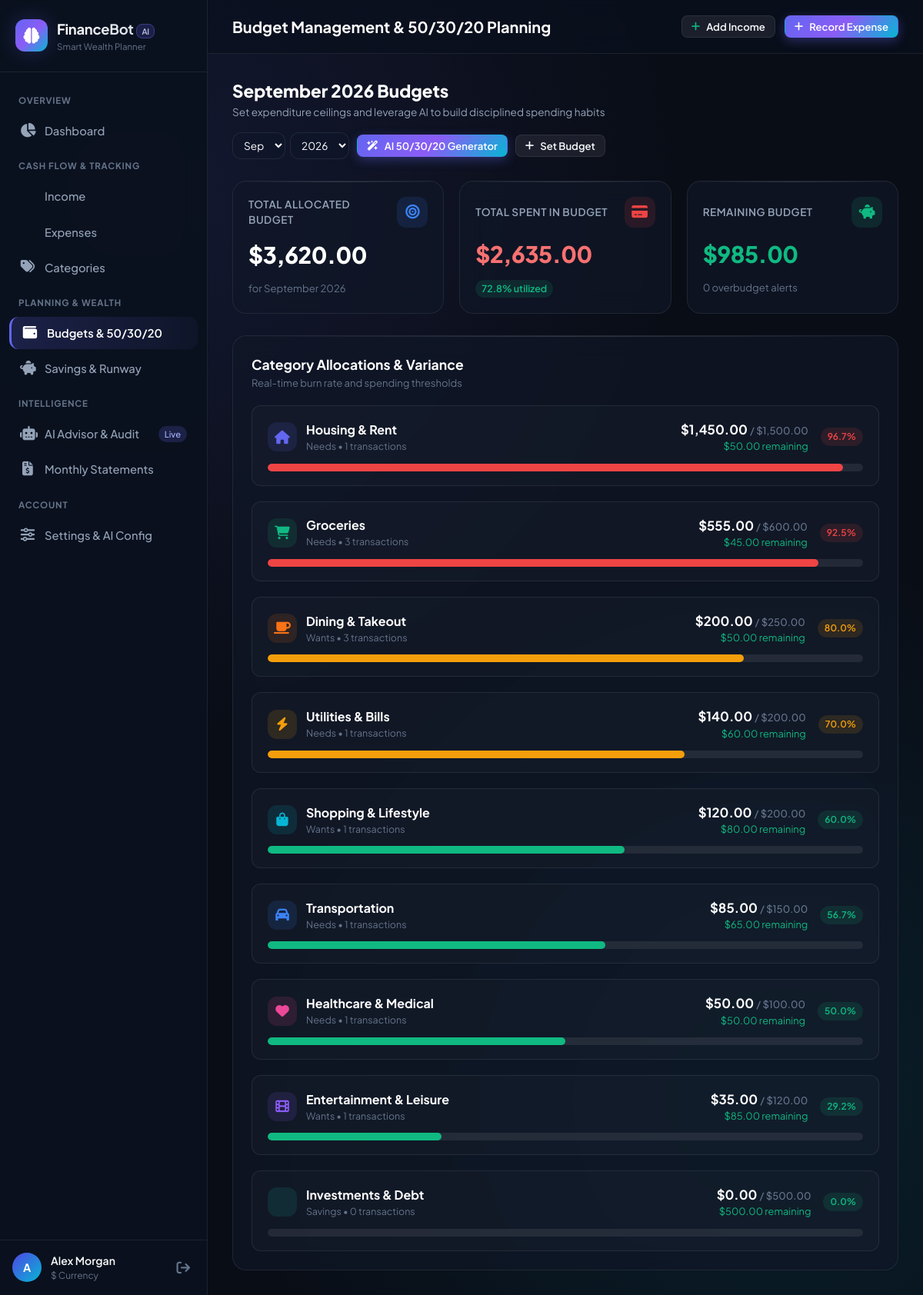
The page /budgets (signed in) on the database its author committed.
### models.py (models this page shows, shortened)
class User(UserMixin, db.Model):
    __tablename__ = "users"
    id = db.Column(db.Integer, primary_key=True)
    username = db.Column(db.String(80), nullable=False)
    email = db.Column(db.String(120), unique=True, nullable=False, index=True)
    password_hash = db.Column(db.String(255), nullable=False)
    currency = db.Column(db.String(10), default="$")
    monthly_savings_target = db.Column(db.Float, default=500.0)
    emergency_fund_target_months = db.Column(db.Integer, default=6)
    risk_tolerance = db.Column(db.String(20), default="Moderate")  # Conservative, Moderate, Aggressive
    preferred_ai_provider = db.Column(db.String(20), default="gemini")  # gemini or openai
    custom_gemini_key = db.Column(db.String(255), nullable=True)
    custom_openai_key = db.Column(db.String(255), nullable=True)
    created_at = db.Column(db.DateTime, default=datetime.utcnow)
    incomes = db.relationship("Income", backref="user", lazy=True, cascade="all, delete-orphan")
    expenses = db.relationship("Expense", backref="user", lazy=True, cascade="all, delete-orphan")
    budgets = db.relationship("Budget", backref="user", lazy=True, cascade="all, delete-orphan")
    savings_goals = db.relationship("SavingsGoal", backref="user", lazy=True, cascade="all, delete-orphan")
    custom_categories = db.relationship("ExpenseCategory", backref="user", lazy=True, cascade="all, delete-orphan")
    recommendations = db.relationship("AIRecommendation", backref="user", lazy=True, cascade="all, delete-orphan")
    chat_messages = db.relationship("ChatMessage", backref="user", lazy=True, cascade="all, delete-orphan")

class ExpenseCategory(db.Model):
    __tablename__ = "expense_categories"
    id = db.Column(db.Integer, primary_key=True)
    user_id = db.Column(db.Integer, db.ForeignKey("users.id"), nullable=True)  # Nullable for system defaults
    name = db.Column(db.String(60), nullable=False)
    icon = db.Column(db.String(40), default="tag")
    color = db.Column(db.String(20), default="#6366f1")
    category_type = db.Column(db.String(20), default="needs")  # 'needs', 'wants', 'savings'
    is_default = db.Column(db.Boolean, default=False)
    created_at = db.Column(db.DateTime, default=datetime.utcnow)
    expenses = db.relationship("Expense", backref="category", lazy=True)
    budgets = db.relationship("Budget", backref="category", lazy=True)

### routes/budgets.py (the view, shortened to what this page needs)
@budgets_bp.route("/budgets", methods=["GET", "POST"])
@login_required
def index():
    today = date.today()
    selected_year = request.args.get("year", today.year, type=int)
    selected_month = request.args.get("month", today.month, type=int)
    categories = get_user_categories(current_user.id)
    category_spending = get_category_spending(current_user.id, selected_year, selected_month)
    budget_perf = get_budget_performance(current_user.id, selected_year, selected_month)
    summary = get_monthly_summary(current_user.id, selected_year, selected_month)
    ai_suggestions = generate_ai_budget_recommendations(current_user.id, summary["total_income"])
    return render_template(
        "budgets/index.html",
        categories=categories,
        category_spending=category_spending,
        budget_perf=budget_perf,
        summary=summary,
        ai_suggestions=ai_suggestions,
        selected_year=selected_year,
        selected_month=selected_month
    )

### services/finance_service.py (called while the page is built)
def get_user_categories(user_id):
    return ExpenseCategory.query.filter(
        or_(ExpenseCategory.is_default == True, ExpenseCategory.user_id == user_id)
    ).order_by(ExpenseCategory.name.asc()).all()

### templates/budgets/index.html (shortened to what this page needs)
{% extends "base.html" %}
{% block page_title %}Budget Management & 50/30/20 Planning{% endblock %}
{% block content %}
<div style="display: flex; align-items: center; justify-content: space-between; flex-wrap: wrap; gap: 16px;">
  <div>
    <h2 style="font-size: 1.4rem; font-weight: 800; color: #fff;">{{ summary.month_name }} Budgets</h2>
    <p style="color: var(--text-secondary); font-size: 0.85rem;">Set expenditure ceilings and leverage AI to build disciplined spending habits</p>
  </div>
  <div style="display: flex; gap: 10px; align-items: center; flex-wrap: wrap;">
    <form method="GET" action="{{ url_for('budgets.index') }}" style="display: flex; gap: 6px;">
      <select name="month" class="form-control" style="width: auto; padding: 7px 10px; font-size: 0.85rem;" onchange="this.form.submit()">
        {% for m in range(1, 13) %}
          <option value="{{ m }}" {% if m == selected_month %}selected{% endif %}>
            {{ ['Jan', 'Feb', 'Mar', 'Apr', 'May', 'Jun', 'Jul', 'Aug', 'Sep', 'Oct', 'Nov', 'Dec'][m-1] }}
          </option>
        {% endfor %}
      </select>
      <select name="year" class="form-control" style="width: auto; padding: 7px 10px; font-size: 0.85rem;" onchange="this.form.submit()">
        {% for y in [current_year - 1, current_year, current_year + 1] %}
          <option value="{{ y }}" {% if y == selected_year %}selected{% endif %}>{{ y }}</option>
        {% endfor %}
      </select>
    </form>
    <button class="btn btn-primary btn-sm" data-modal-target="ai-budget-modal" id="btn-ai-auto-budget">
      <i class="fas fa-wand-magic-sparkles"></i> AI 50/30/20 Generator
    </button>
    <button class="btn btn-secondary btn-sm" data-modal-target="set-budget-modal" id="btn-set-budget">
      <i class="fas fa-plus"></i> Set Budget
    </button>
  </div>
</div>
<div class="stats-grid">
  <div class="glass-card stat-card">
    <div class="stat-header">
      <span class="stat-title">Total Allocated Budget</span>
      <div class="stat-icon savings"><i class="fas fa-bullseye"></i></div>
    </div>
    <div class="stat-value" style="color: #fff;">
      {{ budget_perf.total_allocated|currency(current_user.currency) }}
    </div>
    <div class="stat-footer">
      <span>for {{ summary.month_name }}</span>
    </div>
  </div>
  <div class="glass-card stat-card">
    <div class="stat-header">
      <span class="stat-title">Total Spent in Budget</span>
      <div class="stat-icon expense"><i class="fas fa-credit-card"></i></div>
    </div>
    <div class="stat-value" style="color: #f87171;">
      {{ budget_perf.total_spent_in_budgeted|currency(current_user.currency) }}
    </div>
    <div class="stat-footer">
      <span class="trend-badge {% if budget_perf.overall_utilization > 100 %}negative{% elif budget_perf.overall_utilization > 80 %}neutral{% else %}positive{% endif %}">
        {{ budget_perf.overall_utilization }}% utilized
      </span>
    </div>
  </div>
  <div class="glass-card stat-card">
    <div class="stat-header">
      <span class="stat-title">Remaining Budget</span>
      <div class="stat-icon income"><i class="fas fa-piggy-bank"></i></div>
    </div>
    <div class="stat-value" style="color: {% if budget_perf.remaining_budget >= 0 %}var(--color-success){% else %}#ef4444{% endif %};">
      {{ budget_perf.remaining_budget|currency(current_user.currency) }}
    </div>
    <div class="stat-footer">
      <span>{{ budget_perf.overbudget_count }} overbudget alerts</span>
    </div>
  </div>
</div>
<div class="glass-card">
  <div style="display: flex; align-items: center; justify-content: space-between; margin-bottom: 20px;">
    <div>
      <h3 style="font-size: 1.1rem; font-weight: 700; color: #fff;">Category Allocations & Variance</h3>
      <p style="font-size: 0.82rem; color: var(--text-muted);">Real-time burn rate and spending thresholds</p>
    </div>
  </div>
  <div style="display: flex; flex-direction: column; gap: 20px;">
    {% for cat in category_spending %}
      {% if cat.allocated > 0 or cat.spent > 0 %}
      <div style="background: rgba(255, 255, 255, 0.02); border: 1px solid var(--border-glass); border-radius: var(--radius-md); padding: 18px 20px;">
        <div style="display: flex; align-items: center; justify-content: space-between; flex-wrap: wrap; gap: 12px; margin-bottom: 12px;">
          <div style="display: flex; align-items: center; gap: 12px;">
            <div style="width: 38px; height: 38px; border-radius: var(--radius-md); background: {{ cat.color }}20; color: {{ cat.color }}; display: flex; align-items: center; justify-content: center; font-size: 1.1rem;">
              <i class="fas fa-{{ cat.icon }}"></i>
            </div>
            <div>
              <div style="font-weight: 700; color: #fff; font-size: 1rem;">{{ cat.category_name }}</div>
              <div style="font-size: 0.78rem; color: var(--text-muted);">
                {{ cat.category_type|capitalize }} • {{ cat.tx_count }} transactions
              </div>
            </div>
          </div>
          <div style="display: flex; align-items: center; gap: 16px;">
            <div style="text-align: right;">
              <div style="font-weight: 700; font-size: 1.05rem; color: #fff;">
                {{ cat.spent|currency(current_user.currency) }}
                <span style="font-size: 0.82rem; color: var(--text-muted); font-weight: 500;">
                  / {{ cat.allocated|currency(current_user.currency) if cat.allocated > 0 else 'No Limit' }}
                </span>
              </div>
              <div style="font-size: 0.8rem; color: {% if cat.remaining < 0 %}#ef4444{% else %}var(--color-success){% endif %};">
                {% if cat.allocated > 0 %}
                  {% if cat.remaining < 0 %}
                    Over by {{ (-cat.remaining)|currency(current_user.currency) }}
                  {% else %}
                    {{ cat.remaining|currency(current_user.currency) }} remaining
                  {% endif %}
                {% else %}
                  Unbudgeted
                {% endif %}
              </div>
            </div>
            <span class="status-pill {{ cat.status }}">
              {{ cat.utilization }}%
            </span>
          </div>
        </div>
        {% if cat.allocated > 0 %}
        <div class="progress-bar-container" style="height: 10px;">
          <div class="progress-bar-fill {{ cat.status }}" style="width: {{ [cat.utilization, 100]|min }}%;"></div>
        </div>
        {% endif %}
      </div>
      {% endif %}
    {% else %}
      <div style="text-align: center; padding: 40px; color: var(--text-muted);">
        No budget allocations created for {{ summary.month_name }}. Click "AI 50/30/20 Generator" to create one automatically!
      </div>
    {% endfor %}
  </div>
</div>
{% endblock %}

### templates/base.html (shortened to what this page needs)
<!DOCTYPE html>
<html lang="en">
<head>
  <link rel="stylesheet" href="https://cdnjs.cloudflare.com/ajax/libs/font-awesome/6.5.1/css/all.min.css">
  <link rel="stylesheet" href="{{ url_for('static', filename='css/style.css') }}">
</head>
<body>
  <div class="app-container">
    {% if current_user.is_authenticated %}
    <aside class="sidebar" id="app-sidebar">
      <div class="sidebar-header">
        <div class="brand-icon">
          <i class="fas fa-brain"></i>
        </div>
        <div>
          <div class="brand-title">FinanceBot<span class="brand-badge">AI</span></div>
          <div style="font-size: 0.72rem; color: var(--text-muted);">Smart Wealth Planner</div>
        </div>
      </div>
      <nav class="sidebar-nav">
        <div class="nav-section-title">Overview</div>
        <a href="{{ url_for('dashboard.index') }}" class="nav-item {% if request.endpoint == 'dashboard.index' %}active{% endif %}" id="nav-dashboard">
          <i class="fas fa-chart-pie"></i>
          <span>Dashboard</span>
        </a>
        <div class="nav-section-title">Cash Flow & Tracking</div>
        <a href="{{ url_for('transactions.income_list') }}" class="nav-item {% if request.endpoint == 'transactions.income_list' %}active{% endif %}" id="nav-income">
          <span>Income</span>
        </a>
        <a href="{{ url_for('transactions.expense_list') }}" class="nav-item {% if request.endpoint == 'transactions.expense_list' %}active{% endif %}" id="nav-expenses">
          <span>Expenses</span>
        </a>
        <a href="{{ url_for('transactions.categories') }}" class="nav-item {% if request.endpoint == 'transactions.categories' %}active{% endif %}" id="nav-categories">
          <i class="fas fa-tags"></i>
          <span>Categories</span>
        </a>
        <div class="nav-section-title">Planning & Wealth</div>
        <a href="{{ url_for('budgets.index') }}" class="nav-item {% if request.endpoint == 'budgets.index' %}active{% endif %}" id="nav-budgets">
          <i class="fas fa-wallet"></i>
          <span>Budgets & 50/30/20</span>
        </a>
        <a href="{{ url_for('savings.index') }}" class="nav-item {% if request.endpoint == 'savings.index' %}active{% endif %}" id="nav-savings">
          <i class="fas fa-piggy-bank"></i>
          <span>Savings & Runway</span>
        </a>
        <div class="nav-section-title">Intelligence</div>
        <a href="{{ url_for('ai_advisor.index') }}" class="nav-item {% if request.endpoint == 'ai_advisor.index' %}active{% endif %}" id="nav-advisor">
          <i class="fas fa-robot"></i>
          <span>AI Advisor & Audit</span>
          <span class="nav-badge">Live</span>
        </a>
        <a href="{{ url_for('reports.monthly') }}" class="nav-item {% if request.endpoint == 'reports.monthly' %}active{% endif %}" id="nav-reports">
          <i class="fas fa-file-invoice-dollar"></i>
          <span>Monthly Statements</span>
        </a>
        <div class="nav-section-title">Account</div>
        <a href="{{ url_for('profile.index') }}" class="nav-item {% if request.endpoint == 'profile.index' %}active{% endif %}" id="nav-profile">
          <i class="fas fa-sliders"></i>
          <span>Settings & AI Config</span>
        </a>
      </nav>
      <div class="sidebar-footer">
        <div class="user-avatar">
          {{ current_user.username[0]|upper }}
        </div>
        <div class="user-info">
          <div class="user-name">{{ current_user.username }}</div>
          <div class="user-role">{{ current_user.currency }} Currency</div>
        </div>
        <a href="{{ url_for('auth.logout') }}" title="Sign Out" style="color: var(--text-muted); font-size: 1.1rem; padding: 6px;" id="btn-logout">
          <i class="fas fa-arrow-right-from-bracket"></i>
        </a>
      </div>
    </aside>
    {% endif %}
    <main class="main-wrapper" style="{% if not current_user.is_authenticated %}margin-left: 0;{% endif %}">
      {% if current_user.is_authenticated %}
      <header class="topbar">
        <div class="topbar-left">
          <h1 class="page-headline">{% block page_title %}Financial Dashboard{% endblock %}</h1>
        </div>
        <div class="topbar-right">
          <button class="btn btn-secondary btn-sm" data-modal-target="global-income-modal" id="quick-add-income-btn">
            <i class="fas fa-plus" style="color: var(--color-success);"></i> Add Income
          </button>
          <button class="btn btn-primary btn-sm" data-modal-target="global-expense-modal" id="quick-add-expense-btn">
            <i class="fas fa-plus"></i> Record Expense
          </button>
        </div>
      </header>
      {% endif %}
      <div class="page-content">
        {% block content %}{% endblock %}
      </div>
    </main>
  </div>
</body>
</html>

### rows shown on the page
User: username "A", username "Alex Morgan", currency "$", total_allocated "$3,620.00", total_spent_in_budgeted "$2,635.00", remaining_budget "$985.00"
ExpenseCategory: category_name "Housing & Rent", category_type "Needs", tx_count "1", spent "$1,450.00", allocated "$1,500.00", remaining "$50.00", utilization "96.7"
ExpenseCategory: category_name "Groceries", category_type "Needs", tx_count "3", spent "$555.00", allocated "$600.00", remaining "$45.00", utilization "92.5"
ExpenseCategory: category_name "Dining & Takeout", category_type "Wants", tx_count "3", spent "$200.00", allocated "$250.00", remaining "$50.00", utilization "80.0"
ExpenseCategory: category_name "Utilities & Bills", category_type "Needs", tx_count "1", spent "$140.00", allocated "$200.00", remaining "$60.00", utilization "70.0"
ExpenseCategory: category_name "Shopping & Lifestyle", category_type "Wants", tx_count "1", spent "$120.00", allocated "$200.00", remaining "$80.00", utilization "60.0"
ExpenseCategory: category_name "Transportation", category_type "Needs", tx_count "1", spent "$85.00", allocated "$150.00", remaining "$65.00", utilization "56.7"
ExpenseCategory: category_name "Healthcare & Medical", category_type "Needs", tx_count "1", spent "$50.00", allocated "$100.00", remaining "$50.00", utilization "50.0"
ExpenseCategory: category_name "Entertainment & Leisure", category_type "Wants", tx_count "1", spent "$35.00", allocated "$120.00", remaining "$85.00", utilization "29.2"
ExpenseCategory: category_name "Investments & Debt", category_type "Savings", tx_count "0", spent "$0.00", allocated "$500.00", remaining "$500.00", utilization "0.0"

### other values the page prints
{{ summary.month_name }} "September 2026"
{{ budget_perf.overall_utilization }} "72.8"
{{ budget_perf.overbudget_count }} "0"
form field month "Sep"
form field year "2026"
